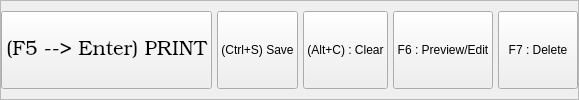
         <widget class="QFrame" name="frame_6">
          <property name="sizePolicy">
           <sizepolicy hsizetype="Preferred" vsizetype="Preferred">
            <horstretch>0</horstretch>
            <verstretch>1</verstretch>
           </sizepolicy>
          </property>
          <property name="styleSheet">
           <string notr="true">font: 65 15pt &quot;Bookman Old Style&quot;;</string>
          </property>
          <property name="frameShape">
           <enum>QFrame::StyledPanel</enum>
          </property>
          <property name="frameShadow">
           <enum>QFrame::Raised</enum>
          </property>
          <layout class="QHBoxLayout" name="horizontalLayout_4" stretch="2,1,1,1,1">
           <property name="spacing">
            <number>5</number>
           </property>
           <property name="leftMargin">
            <number>0</number>
           </property>
           <property name="topMargin">
            <number>10</number>
           </property>
           <property name="rightMargin">
            <number>0</number>
           </property>
           <property name="bottomMargin">
            <number>10</number>
           </property>
           <item>
            <widget class="QPushButton" name="IQPB_SavePrint">
             <property name="enabled">
              <bool>true</bool>
             </property>
             <property name="sizePolicy">
              <sizepolicy hsizetype="Minimum" vsizetype="Expanding">
               <horstretch>0</horstretch>
               <verstretch>0</verstretch>
              </sizepolicy>
             </property>
             <property name="font">
              <font>
               <family>Bookman Old Style</family>
               <pointsize>15</pointsize>
               <weight>8</weight>
               <italic>false</italic>
               <bold>false</bold>
              </font>
             </property>
             <property name="styleSheet">
              <string notr="true"/>
             </property>
             <property name="text">
              <string>(F5 --&gt; Enter) PRINT</string>
             </property>
             <property name="shortcut">
              <string>F5</string>
             </property>
            </widget>
           </item>
           <item>
            <widget class="QPushButton" name="IQPB_Save">
             <property name="enabled">
              <bool>true</bool>
             </property>
             <property name="sizePolicy">
              <sizepolicy hsizetype="Minimum" vsizetype="Expanding">
               <horstretch>0</horstretch>
               <verstretch>0</verstretch>
              </sizepolicy>
             </property>
             <property name="text">
              <string>(Ctrl+S) Save</string>
             </property>
             <property name="shortcut">
              <string>Ctrl+S</string>
             </property>
            </widget>
           </item>
           <item>
            <widget class="QPushButton" name="IQPB_Clear">
             <property name="sizePolicy">
              <sizepolicy hsizetype="Minimum" vsizetype="Expanding">
               <horstretch>0</horstretch>
               <verstretch>0</verstretch>
              </sizepolicy>
             </property>
             <property name="text">
              <string>(Alt+C) : Clear</string>
             </property>
             <property name="shortcut">
              <string>Alt+C</string>
             </property>
            </widget>
           </item>
           <item>
            <widget class="QPushButton" name="IQPB_PreviewEdit">
             <property name="sizePolicy">
              <sizepolicy hsizetype="Minimum" vsizetype="Preferred">
               <horstretch>0</horstretch>
               <verstretch>0</verstretch>
              </sizepolicy>
             </property>
             <property name="text">
              <string>F6 : Preview/Edit</string>
             </property>
             <property name="shortcut">
              <string>F6</string>
             </property>
            </widget>
           </item>
           <item>
            <widget class="QPushButton" name="IQPB_Delete">
             <property name="sizePolicy">
              <sizepolicy hsizetype="Minimum" vsizetype="Preferred">
               <horstretch>0</horstretch>
               <verstretch>0</verstretch>
              </sizepolicy>
             </property>
             <property name="text">
              <string>F7 : Delete</string>
             </property>
             <property name="shortcut">
              <string>F7</string>
             </property>
            </widget>
           </item>
          </layout>
         </widget>
